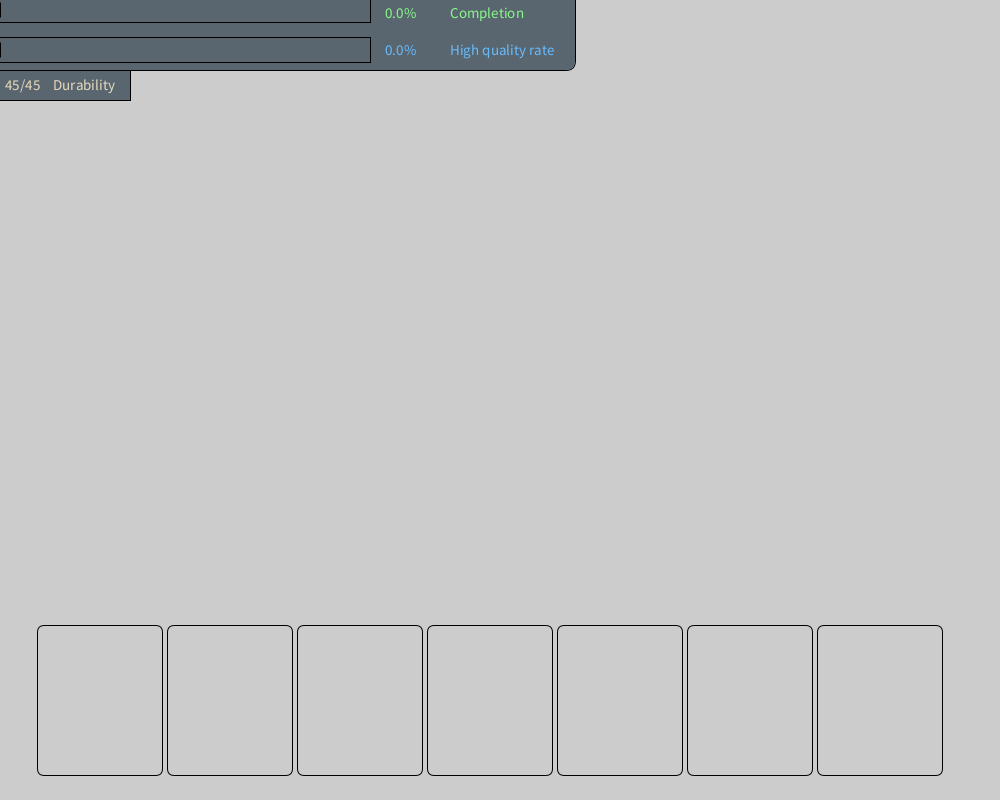
Frame 1 (no input)
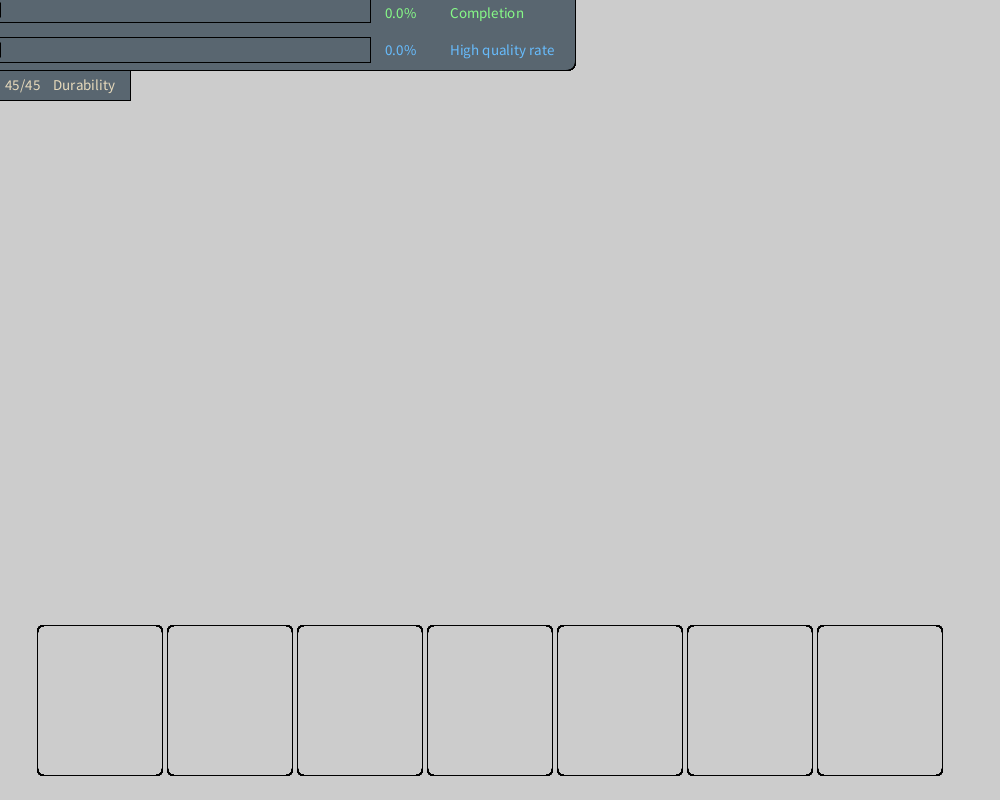
Frame 60 (the mouse pressed at the canvas centre just before this capture)
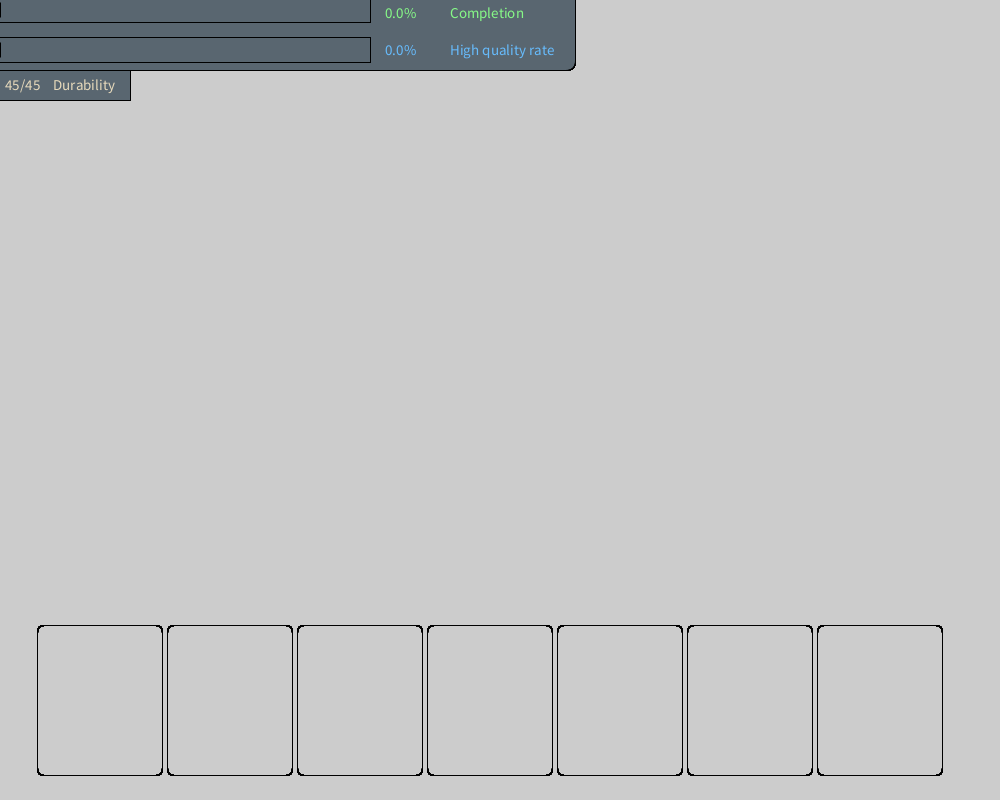
Frame 120 (the mouse held since frame 60 and released just before this capture)

The Processing sketch that drew these frames (run headless with seeded random() and noise(); from frame 60 on, the mouse is pressed at the canvas centre):

// Processing sketch: A_small_thing
// ── A_small_thing.pde
//Kinda wanted to make a small simulation on a crafting system in a game that I played
//Was gonna add abilities and stuff but I wasn't able to even get the progress bar to increase smoothly so I gave up 
int progress = 0;
int progressHQ = 0;
int totalDurability = 45;
int currentDurability = 45;
int cost = 10;
int abilityDuration = 0;
boolean ability3 = false;
boolean inGame = true;
void setup(){
  
  size(1000,800);
  
}//end setup

void draw(){
  //setting up the displaying box
  rectMode(CENTER);
  textSize(15);
  fill(89,102,112);
  rect(25,20,1100,100,10);
  noFill();
  rect(20,10,700,25);
  rect(20,50,700,25);
  
//----------------------------------------------------------------
//Ability display boxes
 rect(100,700,125,150,7);//Box 1
 rect(230,700,125,150,7);//Box 2
 rect(360,700,125,150,7);//Box 3   
 rect(490,700,125,150,7);//Box 4   
 rect(620,700,125,150,7);//Box 5
 rect(750,700,125,150,7);//Box 6
 rect(880,700,125,150,7);//Box 7
 //----------------------------------------------------------------
 //----------------------------------------------------------------

 
 //----------------------------------------------------------------
 //Progress display boxes
  fill(134,249,135);
  rect(0,10,progress,15,7);//progress bar
  noFill();
  text(getPercent(progress) + "%", 385, 18);
  text("Completion", 450, 18);
  noFill();
  
  fill(102,187,252);
  rect(0,50,progressHQ,15,7);//progressHQ bar
  text(getPercent(progressHQ) + "%", 385, 55);
  text("High quality rate", 450, 55);
  noFill();
  
  fill(89,102,112);
  rect(5,85,250,30);
  noFill();
  fill(230,217,187);
  text(currentDurability + "/" + totalDurability, 5, 90);
  text(" Durability", 50, 90);
  noFill();
 //----------------------------------------------------------------
 
 
}//end draw method

String getPercent(int progress){
  
  float result = (progress/730.0 * 100);
  result = round(result);
  return String.valueOf(result);
  
}//end get percent method 

void keyPressed(){
  
  if(inGame){
  //Abilities
 if( key == '1'){
   
   progress += 150;
   
   if(ability3){

   currentDurability -= 5;
   abilityDuration += 1;
   
     if(abilityDuration > 3){
       ability3 = false; 
     }//end if
   }else{
     
     currentDurability -= cost;
     
   }//end else
   
 }//end abilites 1
 
  if(key == '2'){
   
   progressHQ += 50;
   currentDurability -= cost;
   
 }//end abilites 2
 
 if(keyPressed && key == '3'){
   
  ability3 = true;
  abilityDuration = 1;
   
 }//end abilites 3
//------------------------------------------------------------------------------------------


  if(progressHQ >= 730){
    
    progressHQ =730;
    
  }//end if 
 
  if(progress >= 730){
    
    progress = 730;
    currentDurability = 0;
    
    if((int)(Math.random() * 100) + 1 >= progressHQ/730.0 * 100){
      text("You've successfully synthesised a normal quality of this item",280, 400);
      
    }else{
      text("You've successfully synthesized a High quality of this item",280, 400);
      
    }//end else statement
    inGame = false;
  }else{
 
  if(currentDurability <= 0){
    currentDurability = 0;
    text("You've failed to synthesis this item",300, 400);
    inGame = false;
    }//end else
  }//end if statement
   

 }//end in game
  
}
